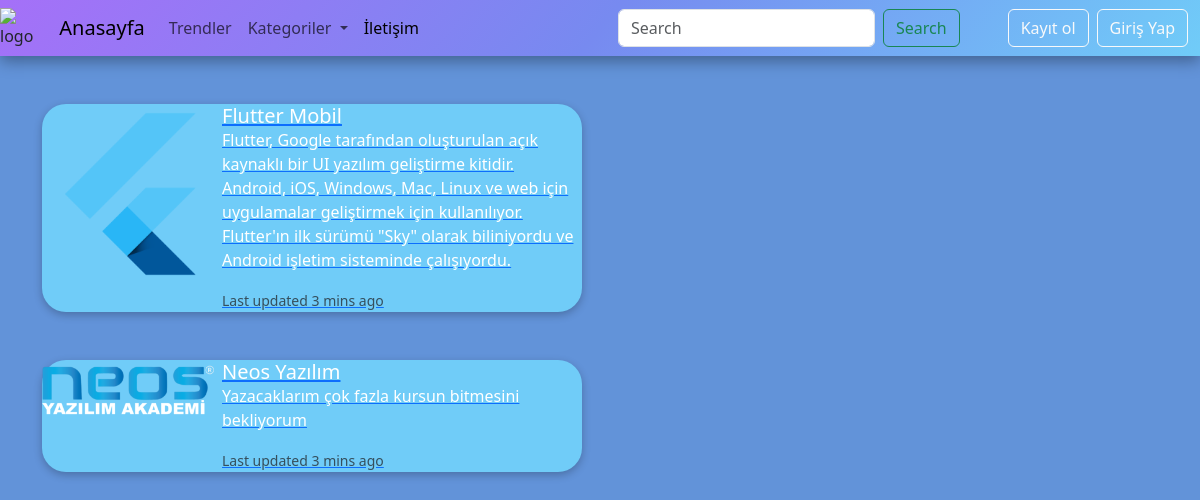
Screenshot of /kategori/1/ with the database file from the repository.
### appMy/models.py (models this page shows, shortened)
class Post(models.Model):
    user = models.ForeignKey(User, verbose_name=("Kullanıcı"), on_delete=models.CASCADE,null=True,blank=True)
    postTitle = models.CharField(("post baslığı"), max_length=50)
    postText = models.TextField(("post icerik"),null=True,blank=True)
    postImg = models.ImageField(("post fotoğrafı"), upload_to=None, height_field=None, width_field=None, max_length=None,null=True,blank=True)
    category = models.ForeignKey(Category, verbose_name=("Kategori adı"), on_delete=models.CASCADE,null=True,blank=True)
    postTime = models.DateTimeField((""), auto_now=False, auto_now_add=True,null=True,blank=True)
    liked = models.ManyToManyField(User,verbose_name=('Beğenenler'),related_name=("liked_post"))
    like_count = models.PositiveIntegerField(("Beğen sayısı"),default=0)

### appMy/views.py (the view)
# urls.py: path('kategori/<id>/',category,name='category'),
def category(request, id):
    post = Post.objects.filter(category=id)
    category = Category.objects.all()
    context = {
        'category':category,
        'post':post
    }
    return render (request,'category.html',context)

### appMy/templates/category.html
{% extends 'base.html' %}
{% load static %}
{% block body %}
      <section>
        <div class="container">
            <div class="row">
                <div class="col-lg-8">
                    {% for i in post %}
                    <a href="/detay/{{i.postTitle}}/">
                        <div class="mt-5 post-card mb-3" style="max-width: 540px;">
                            <div class="row g-0">
                              <div class="col-md-4">
                                <img src="{{i.postImg.url}}" class="img-fluid rounded-start" alt="...">
                              </div>
                              <div class="col-md-8">
                                <div class="card-body">
                                  <h5 class="card-title">{{i.postTitle}}</h5>
                                  <p class="card-text">{{i.postText}}</p>
                                  <p class="card-text"><small class="text-body-secondary">Last updated 3 mins ago</small></p>
                                </div>
                              </div>
                            </div>
                        </div>
                    </a>
                    {% endfor %}
                </div>
                <div class="col-lg-4"></div>
            </div>
        </div>
      </section>
{% endblock body %}

### appMy/static/css/style.css (style rules this page uses)
body { background-color: #6293D9; }
.post-card { color: white; position: relative; background-color: #70CCF8; border-radius: 1.5rem; box-shadow: rgba(0, 0, 0, 0.24) 0px 3px 8px; }

### rows the page displays
Post: postImg (picture), postTitle "Flutter Mobil", postText "Flutter, Google tarafından oluşturulan açık kaynaklı bir UI yazılım geliştirme kitidir. Android, iOS, Windows, Mac, Linux ve web için uygulamalar geliştirmek için kullanılıyor. Flutter'ın ilk sürümü \"Sky\" olarak biliniyordu ve Android işletim sisteminde çalışıyordu."
Post: postImg (picture), postTitle "Neos Yazılım", postText "Yazacaklarım çok fazla kursun bitmesini bekliyorum"
